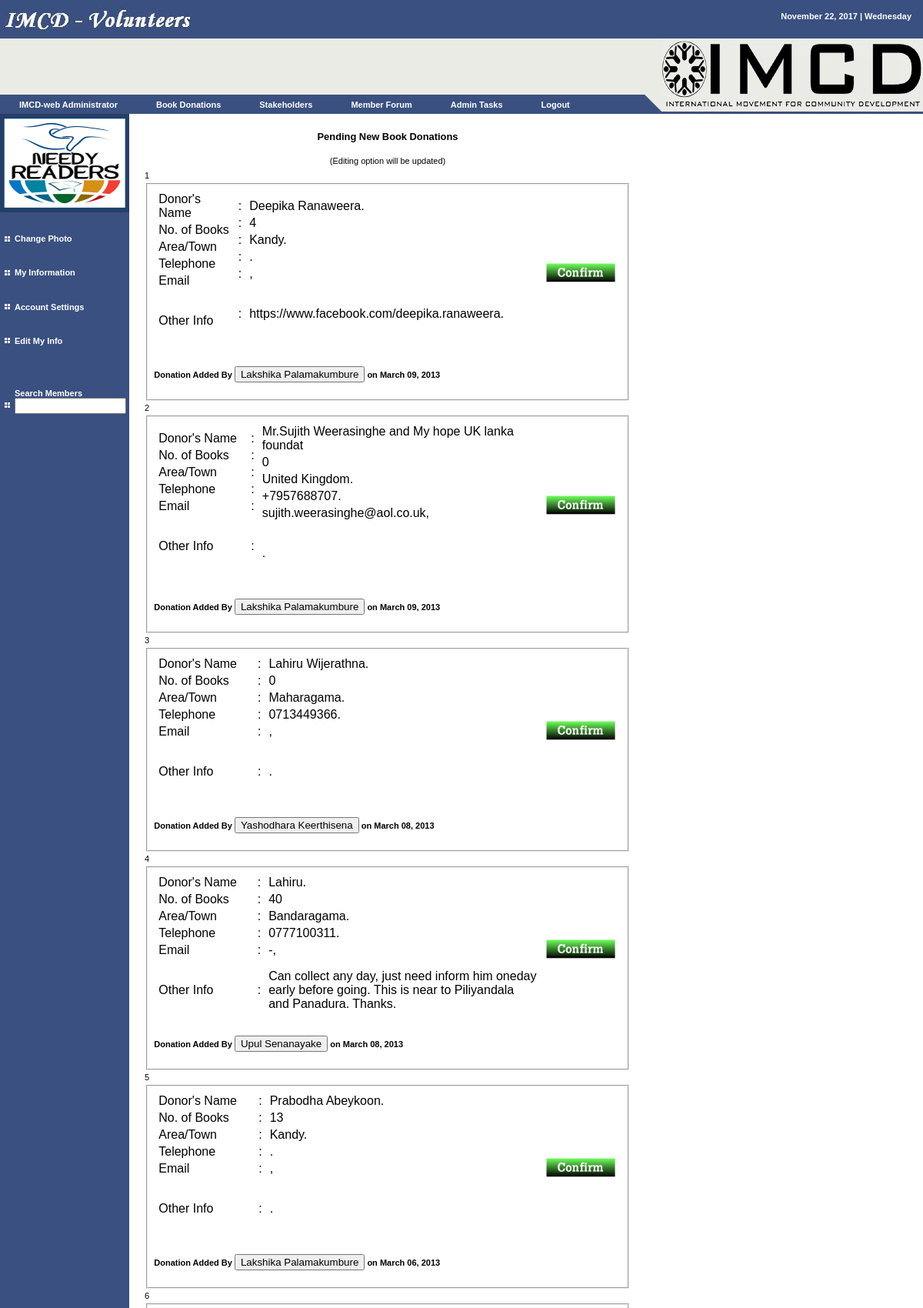
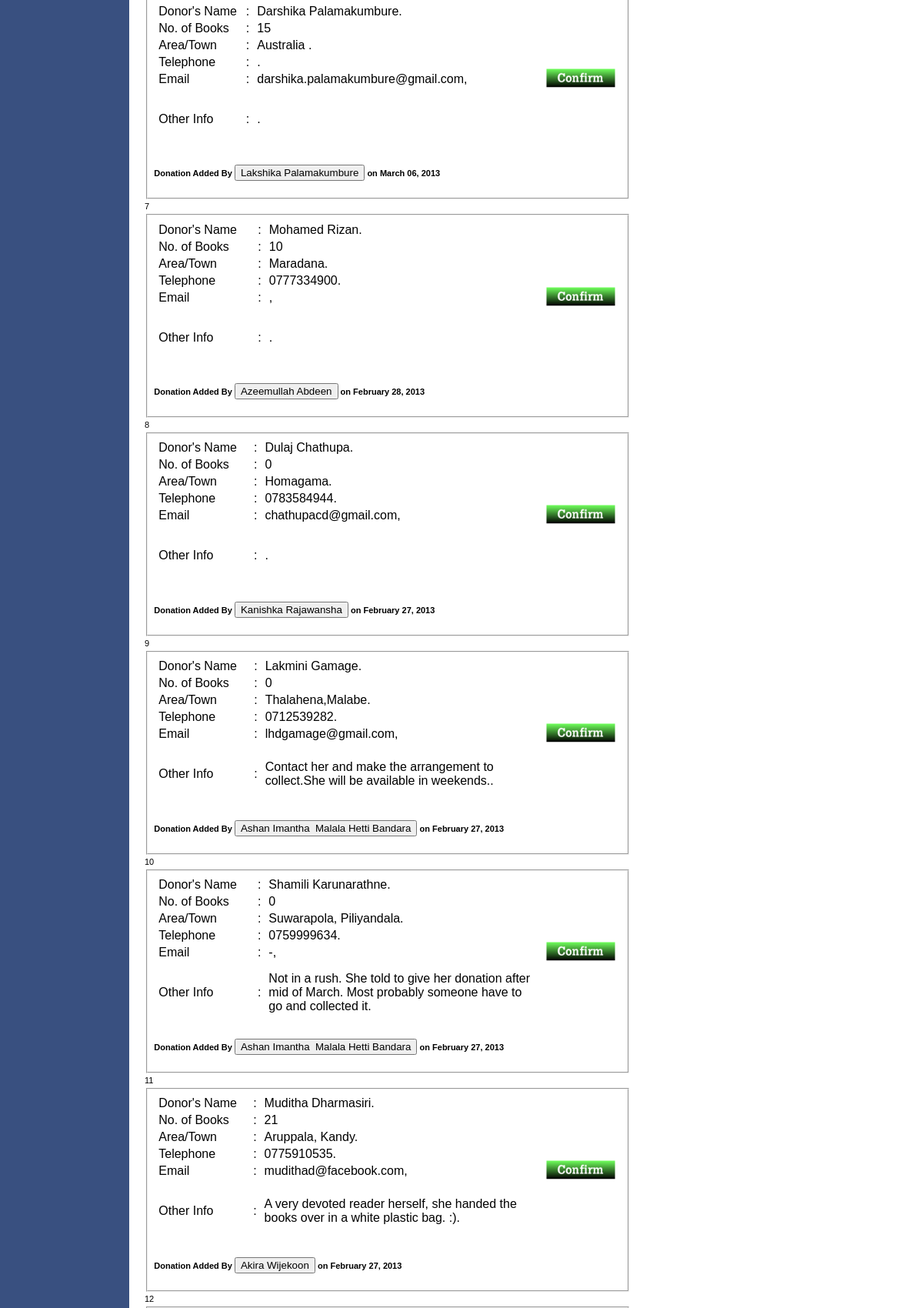
Screenshot of /user/pend_donations.php (signed in, upper part) with the database file from the repository (2 pictures, top to bottom).
### tables this page shows
CREATE TABLE `user` (
  `uid` int(50) NOT NULL auto_increment,
  `uname` varchar(50) NOT NULL,
  `pword` varchar(200) NOT NULL,
  `fname` varchar(50) NOT NULL,
  `mname` varchar(200) NOT NULL,
  `lname` varchar(50) NOT NULL,
  `dob` varchar(50) NOT NULL,
  `country` varchar(50) NOT NULL,
  `gender` varchar(50) NOT NULL,
  `tele` varchar(50) NOT NULL,
  `email` varchar(50) NOT NULL,
  `seq` varchar(50) NOT NULL,
  `answer` varchar(50) NOT NULL,
  `year` int(10) NOT NULL,
  `fid` varchar(20) NOT NULL,
  `town` varchar(50) NOT NULL,
  `status` varchar(50) NOT NULL default 'pend',
  `utype` varchar(50) NOT NULL default 'nuser',
  PRIMARY KEY  (`uid`)
);

CREATE TABLE `donor` (
  `doid` int(10) NOT NULL auto_increment,
  `dname` varchar(50) NOT NULL,
  `nbook` int(50) NOT NULL,
  `dtown` varchar(50) NOT NULL,
  `dtele` varchar(50) NOT NULL,
  `demail` varchar(50) NOT NULL,
  `dinfo` varchar(300) NOT NULL,
  `uid` varchar(10) NOT NULL,
  `status` varchar(20) NOT NULL default 'pend',
  `whoid` varchar(10) NOT NULL,
  `adate` varchar(50) NOT NULL,
  `cdate` varchar(50) NOT NULL,
  `sid` varchar(50) NOT NULL,
  `willid` varchar(50) NOT NULL,
  PRIMARY KEY  (`doid`)
);

### sess.php (called while the page is built, shortened)
<?php
$name=$_SESSION['fuser'];
$query="select * from user where uname='".$name."' ";
$result=mysql_query($query);
$new=mysql_fetch_array($result);
$f_name=$new['fname'];
$l_name=$new['lname'];
$photo=$new['mname'];
$utype=$new['utype'];
?>

### user/pend_donations.php (the view, shortened to what this page needs)
<?php
include('incu/header.php');
$count=0;
echo '
<script type="text/javascript">
function confirm_delete() {
  return confirm("Are you sure collected books? ");
}
</script>
<div align="center"><h3>Pending New Book Donations</h3>(Editing option will be updated)</div>';
$q5="select * from donor where status='pend' ORDER BY doid DESC";
$r5=mysql_query($q5) or die("pend donor ERROR");
while($new=mysql_fetch_array($r5)){
$d_name=$new['dname'];
$n_book=$new['nbook'];
$d_town=$new['dtown'];
$dtp=$new['dtele'];
$dmail=$new['demail'];
$dinfo=$new['dinfo'];
$vo_id=$new['uid'];
$do_id=$new['doid'];
$adate=$new['adate'];
$q6="select * from user where uid='$vo_id'";
$r6=mysql_query($q6) or die("vo member ERROR");
$new2=mysql_fetch_array($r6);
$vo_fname=$new2['fname'];
$vo_lname=$new2['lname'];
$count=$count+1;
echo ''.$count;
echo '<fieldset title="'.$d_name." From ".$d_town.'">
<table>
<td  width="150"><table><tr><td>Donor\'s Name</td></tr><tr><td>No. of Books</td></tr><tr><td>Area/Town</td></tr><tr><td>Telephone</td></tr><tr><td>Email</td></tr><tr><td height="80">Other Info</td></tr></table></td>
<td><table><tr><td>:</td></tr><tr><td>:</td></tr><tr><td>:</td></tr><tr><td>:</td></tr><tr><td>:</td></tr><tr><td height="80">:</td></tr></table></td>
<td width="500"><table><tr><td>'.$d_name.'</td></tr><tr><td>'.$n_book.'</td></tr><tr><td>'.$d_town.'</td></tr><tr><td>'.$dtp.'</td></tr><tr><td>'.$dmail.'</td></tr><tr><td height="80">'.$dinfo.'</td></tr></table></td>
<td><table><tr align="center">
<form action="confirm.php" method="post">
<input title="Confirm if books are collected from '.$d_name.'" type="image" src="../pictures/confirm.png" width="100" height="100" onclick="return confirm_delete()">
<input type="hidden" name="doid" value="'.$do_id.'" />
<input type="hidden" name="whoid" value="'.$loggeduser.'" />
</form>
</tr></table></td>
</table>
<form action="loginfo.php" method="post">
<h4>Donation Added By <input type="submit" value="'.$vo_fname.' '.$vo_lname.'" /> on '.$adate.'</h4>
<input type="hidden" name="uid" value="'.$vo_id.'" />
</form>
</fieldset>';
}
include('incu/footer.php');?>

### user/incu/header.php (shortened to what this page needs)
<?php
include('../sess.php');
?>
<html>
<head>
<link rel="stylesheet" href="styles.css" type="text/css">
</head>
<body bgcolor="#ffffff" leftmargin="0" topmargin="0" marginwidth="0" marginheight="0">
<table width="100%" border="0" cellspacing="0" cellpadding="0" height="100%">
  <tr>
    <td bgcolor="#395080" height="50" valign="top">
      <table width="100%" border="0" cellspacing="0" cellpadding="0" height="100%">
        <tr>
          <td width="50%" valign="top"><a href="index.php" class="menutext"> <img name="companyname" src="images/companyname.jpg" width="247" height="50" border="0"></a></td>
          <td width="50%" valign="top">
            <table width="100%" border="0" cellspacing="0" cellpadding="15">
              <tr>
                <td valign="top" align="right" class="menutext">
				<?php echo gmdate("F d, Y | l");?>
				</td>
              </tr>
            </table>
		 </td>
        </tr>
      </table>
    </td>
  </tr>
  <tr>
    <td height="98" valign="top">
      <table width="100%" border="0" cellspacing="0" cellpadding="0" height="100%">
        <tr>
          <td valign="top" width="82%">
            <table width="100%" border="0" cellspacing="0" cellpadding="0" height="100%">
              <tr bgcolor="#EAEBE4">
                <td height="73" valign="top" bgcolor="#EAEBE4"><img src="images/spacer.gif" width="1" height="73"></td>
                <td>&nbsp;</td>
              </tr>
              <tr>
                <td height="25" bgcolor="#395080" class="menutext" nowrap width="100%">
				<ul id="menu">
    <li><a href="../user/myinfo.php" class="menutext"><?php echo $f_name." ".$l_name; ?></a></li>
    <li><a href="pe_don.php" class="menutext">Book Donations</a>
    </li>
	    <li><a href="#" class="menutext">Stakeholders</a>
    </li>
     <li><a href="forum.php" class="menutext">Member Forum</a>
    </li>
	<?php
	if($utype=='admin'){
	echo '
		    <li><a href="#" class="menutext">Admin Tasks</a>
        <ul>
            <li><a href="request.php" class="menutext"><img src="images/square.jpg" width="7" height="7"> &nbsp;&nbsp;Pending Member Requests</a></li>
			<li><a href="allstake.php" class="menutext"><img src="images/square.jpg" width="7" height="7"> &nbsp;&nbsp;All Stakeholders</a></li>
        </ul>
    </li>
	';
	}
	?>
    <li><a href="../user/logout.php" class="menutext">Logout</a>
    </li>
</ul>
				 </td>
                <td height="25" width="22" valign="bottom"><img name="triangle1" src="images/triangle1.jpg" width="22" height="25" border="0"></td>
              </tr>
            </table>
          </td>
          <td valign="top" align="right" width="340"><img name="graphic1" src="images/graphic1.jpg" width="340" height="98" border="0"></td>
        </tr>
      </table>
    </td>
  </tr>
  <tr>
    <td height="72%" valign="top">
      <table width="70%" border="0" cellspacing="0" cellpadding="0" height="100%">
        <tr>
          <td valign="top" width="152" bgcolor="#395080">
            <table width="152" border="0" cellspacing="0" cellpadding="0" height="100%">
              <tr>
                <td width="152" bgcolor="#395080" height="140" valign="top"><a href="../user/photo.php"><img border="4" name="user" src="<?php echo $photo; ?>" width="160" height="120"/></a></td>
              </tr>
              <tr>
                <td valign="top" bgcolor="#395080">
                  <table width="100%" border="0" cellspacing="0" cellpadding="3" height="300">
                    <tr>
                      <td width="10" align="right"><img src="images/square.jpg" width="7" height="7"></td>
                      <td nowrap class="menutext"><a href="../user/photo.php" class="menutext">Change Photo</a></td>
                    </tr>
					<tr>
                      <td width="10" align="right"><img src="images/square.jpg" width="7" height="7"></td>
                      <td class="menutext"><a href="../user/myinfo.php" class="menutext">My Information</a></td>
                    </tr>
                    <tr>
                      <td width="10" align="right"><img src="images/square.jpg" width="7" height="7"></td>
                      <td class="menutext"><a href="../user/editset.php" class="menutext">Account Settings</a></td>
                    </tr>
                    <tr>
                      <td width="10" align="right"><img src="images/square.jpg" width="7" height="7"></td>
                      <td class="menutext"><a href="editme.php" class="menutext">Edit My Info</a></td>
                    </tr>
					<tr>
					<td width="10" align="right"><img src="images/square.jpg" width="7" height="7"></td>
                      <td class="menutext">
					<a href="../user/logall.php" class="menutext">Search Members</a><form action="logall.php" method="post"><input type="text" name="sch" size="15"></form></td>
					</tr>
                  </table>
                </td>
              </tr>
            </table>
          </td>
		   <td valign="top" width="85%">
            <table width="100%" border="0" cellspacing="0" cellpadding="20" height="100%">
              <tr>
                <td valign="top" height="420" class="text">

### user/styles.css (style rules this page uses)
.text { font-family: Verdana, Arial, Helvetica, sans-serif; font-size: 11px; line-height: 19px; color: #000000; text-decoration: none }
a { font-family: Verdana, Arial, Helvetica, sans-serif; font-size: 11px; color: #2C3D61; text-decoration: underline }
.menutext { font-family: Verdana, Arial, Helvetica, sans-serif; font-size: 11px; font-weight: bold; color: #FFFFFF; text-decoration: none }
ul { font-family: Arial, Verdana; font-size: 14px; margin: 0; padding: 0; list-style: none; }
ul li { display: block; position: relative; float: left; }
ul li a { display: block; text-decoration: none; color: #ffffff; border-top: 0px solid #ffffff; padding: 5px 25px 5px 25px; background: #395080; margin-left: 0px; }

### rows the page displays
user: fname "IMCD-web", lname "Administrator", mname (picture)
donor: dname "Deepika Ranaweera.", nbook "4", dtown "Kandy.", dtele ".", demail ",", dinfo "https://www.facebook.com/deepika.ranaweera.", uid.lname "Lakshika Palamakumbure", adate "March 09, 2013"
donor: dname "Mr.Sujith Weerasinghe and My hope UK lanka foundat", nbook "0", dtown "United Kingdom.", dtele "+7957688707.", demail "sujith.weerasinghe@aol.co.uk,", dinfo ".", uid.lname "Lakshika Palamakumbure", adate "March 09, 2013"
donor: dname "Lahiru Wijerathna.", nbook "0", dtown "Maharagama.", dtele "0713449366.", demail ",", dinfo ".", uid.lname "Yashodhara Keerthisena", adate "March 08, 2013"
donor: dname "Lahiru.", nbook "40", dtown "Bandaragama.", dtele "0777100311.", demail "-,", dinfo "Can collect any day, just need inform him oneday early before going. This is near to Piliyandala and Panadura. Thanks.", uid.lname "Upul Senanayake", adate "March 08, 2013"
donor: dname "Prabodha Abeykoon.", nbook "13", dtown "Kandy.", dtele ".", demail ",", dinfo ".", uid.lname "Lakshika Palamakumbure", adate "March 06, 2013"
donor: dname "Darshika Palamakumbure.", nbook "15", dtown "Australia .", dtele ".", demail "darshika.palamakumbure@gmail.com,", dinfo ".", uid.lname "Lakshika Palamakumbure", adate "March 06, 2013"
donor: dname "Mohamed Rizan.", nbook "10", dtown "Maradana.", dtele "0777334900.", demail ",", dinfo ".", uid.lname "Azeemullah Abdeen", adate "February 28, 2013"
donor: dname "Dulaj Chathupa.", nbook "0", dtown "Homagama.", dtele "0783584944.", demail "chathupacd@gmail.com,", dinfo ".", uid.lname "Kanishka Rajawansha", adate "February 27, 2013"
donor: dname "Lakmini Gamage.", nbook "0", dtown "Thalahena,Malabe.", dtele "0712539282.", demail "lhdgamage@gmail.com,", dinfo "Contact her and make the arrangement to collect.She will be available in weekends..", uid.lname "Ashan Imantha Malala Hetti Bandara", adate "February 27, 2013"
donor: dname "Shamili Karunarathne.", nbook "0", dtown "Suwarapola, Piliyandala.", dtele "0759999634.", demail "-,", dinfo "Not in a rush. She told to give her donation after mid of March. Most probably someone have to go and collected it.", uid.lname "Ashan Imantha Malala Hetti Bandara", adate "February 27, 2013"
donor: dname "Muditha Dharmasiri.", nbook "21", dtown "Aruppala, Kandy.", dtele "0775910535.", demail "mudithad@facebook.com,", dinfo "A very devoted reader herself, she handed the books over in a white plastic bag. :).", uid.lname "Akira Wijekoon", adate "February 27, 2013"

### other values shown
gmdate("F d, Y | l") "November 22, 2017 | Wednesday"
